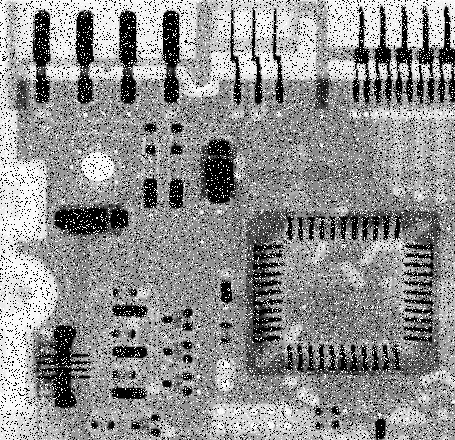
#> input picture Assignment 3/Images/circuitboard.tif, 455 x 440 px, found by its file name
$ python image_denoising.py
#> lines starting #> are read from the running program, lines starting #| are printed output that depends on the picture
#> further down, original_image is the input picture: shape (440, 455); min 0, max 255, mean 144.1
import numpy as np
import cv2
import matplotlib.pyplot as plt

########################################################### Mean filter and median ######################################################

# Do the convolution on noisy image
def convolution(original_image, kernel_shape):
#> called with kernel_shape = 3
    k = kernel_shape

    # Determine the output shape of convolved image
    output_size_row = original_image.shape[0] - (k - 1)
#> output_size_row = 438
    output_size_col = original_image.shape[1] - (k - 1)
#> output_size_col = 453
    convolved_img = np.zeros(shape=(output_size_row, output_size_col))              # Make an output shape zero's image for mean
    convolved_img_median = np.zeros(shape=(output_size_row, output_size_col))       # Make an output shape zero's image for median


    # Iterate over the rows
    for i in range(output_size_row):
        # Iterate over the columns
        for j in range(output_size_col):
            patch = original_image[i:i+k, j:j+k]                                    # Break image into kernel size patches
            patch_median = np.median(patch)                                         # Evaluate median of a patch

            convolved_img[i, j] = np.sum(patch)/k*k                                 # Just take the average of all nine pixel
            #convolved_img_median[i:i+k, j:j+k].fill(patch_median)                   # Assign all zeros to median value in corresponding patch
            convolved_img_median[i:i+k, j:j+k].fill(patch_median)
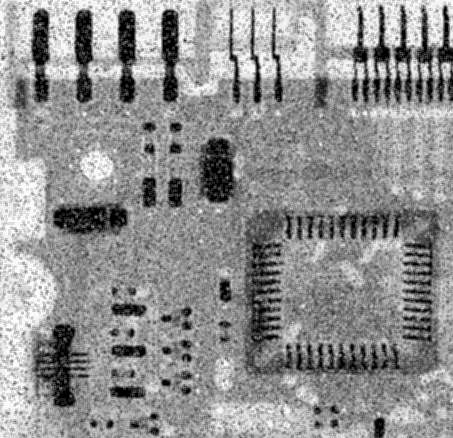
#> convolved_img: shape (438, 453) float64; min 0, max 2279, mean 1293.1; drawn with min black and max white


    return convolved_img, convolved_img_median

######################################################## Driver code #############################################################################

if __name__ == '__main__':

    original_image = cv2.imread('Images\circuitboard.tif', 0)                       # Read the image


    filtered_image, median_conv = convolution(original_image, 3)    # Call the function and get the output
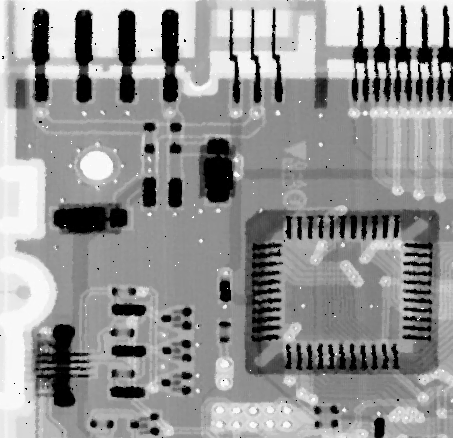
#> median_conv: shape (438, 453) float64; min 0, max 255, mean 147.7

    plt.figure(1)
    plt.subplot(1,3,1)                                                              # Plot original image
    plt.imshow(original_image, cmap= 'gray')
    plt.title('Original image')

    plt.subplot(1,3,2)                                                              # Plot mean filtered image
    plt.imshow(filtered_image, cmap='gray')
    plt.title('Mean filtered image')

    plt.subplot(1,3,3)                                                              # Median filtered image
    plt.imshow(median_conv, cmap='gray')
    plt.title('Meadian filtered image')
    plt.show()
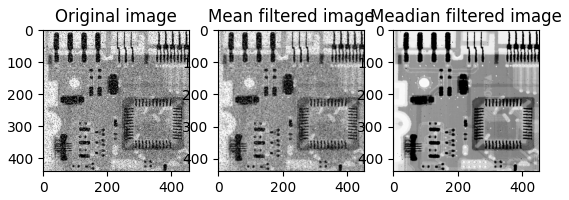
#> figure drawn by matplotlib, 3 panels

$ run again, with Assignment 3/Images/dynamicSine.png saved as Assignment 3/Images/circuitboard.tif
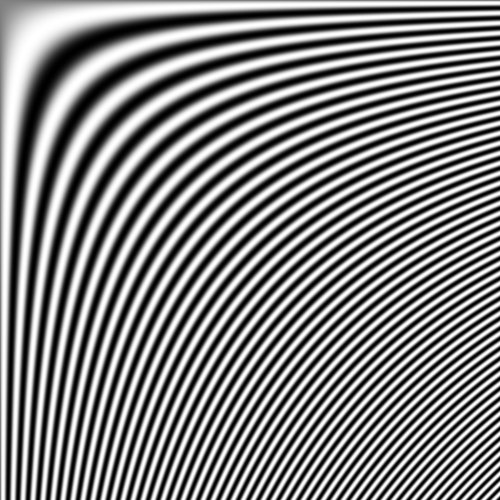
#> input picture Assignment 3/Images/dynamicSine.png, 500 x 500 px, found by its file name
#> original_image is the input picture: shape (500, 500); min 0, max 255, mean 130.2
#> after the loop in convolution, `for i in range(output_size_row):`:
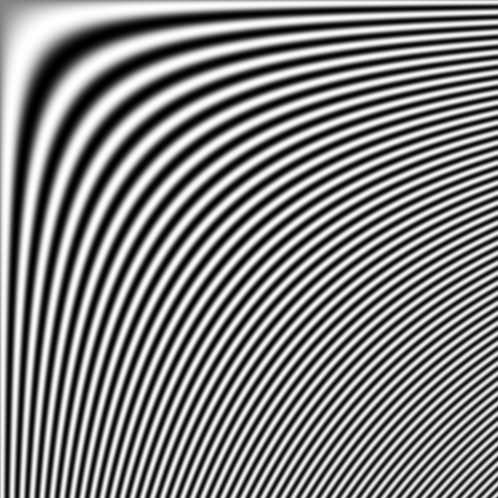
#> convolved_img: shape (498, 498) float64; min 2, max 2295, mean 1171.6; drawn with min black and max white
#> `plt.show()`:
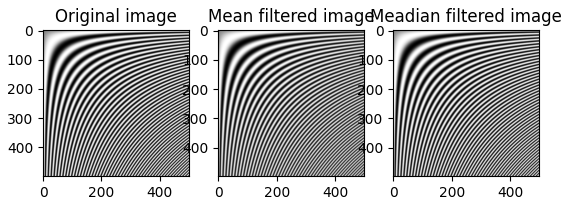
#> figure drawn by matplotlib, 3 panels
